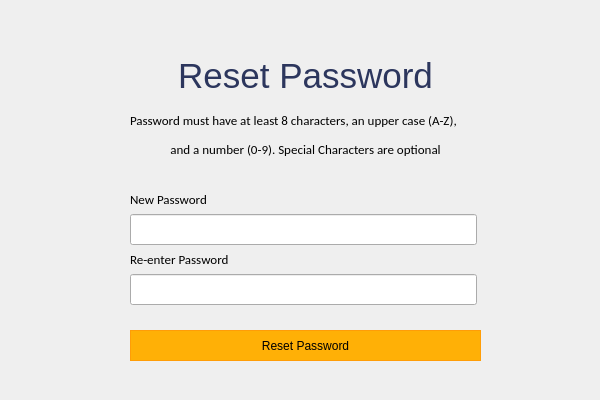
<?xml version="1.0" encoding="UTF-8"?>
<ui version="4.0">
 <class>Dialog</class>
 <widget class="QDialog" name="Dialog">
  <property name="geometry">
   <rect>
    <x>0</x>
    <y>0</y>
    <width>600</width>
    <height>400</height>
   </rect>
  </property>
  <property name="minimumSize">
   <size>
    <width>600</width>
    <height>400</height>
   </size>
  </property>
  <property name="maximumSize">
   <size>
    <width>600</width>
    <height>400</height>
   </size>
  </property>
  <property name="windowTitle">
   <string>AIDS – Reset Password</string>
  </property>
  <property name="windowIcon">
   <iconset>
    <normaloff>../Resources/logo_svg.svg</normaloff>../Resources/logo_svg.svg</iconset>
  </property>
  <widget class="QWidget" name="layoutWidget">
   <property name="geometry">
    <rect>
     <x>130</x>
     <y>164</y>
     <width>353</width>
     <height>141</height>
    </rect>
   </property>
   <layout class="QVBoxLayout" name="verticalLayout_6">
    <item>
     <widget class="QLabel" name="lbl_error">
      <property name="font">
       <font>
        <family>Calibri</family>
        <pointsize>9</pointsize>
       </font>
      </property>
      <property name="styleSheet">
       <string notr="true"/>
      </property>
      <property name="text">
       <string/>
      </property>
      <property name="alignment">
       <set>Qt::AlignCenter</set>
      </property>
     </widget>
    </item>
    <item>
     <layout class="QVBoxLayout" name="verticalLayout_5">
      <item>
       <layout class="QVBoxLayout" name="verticalLayout_3">
        <item>
         <widget class="QLabel" name="lbl_newpass">
          <property name="font">
           <font>
            <family>Calibri</family>
            <pointsize>10</pointsize>
           </font>
          </property>
          <property name="styleSheet">
           <string notr="true"/>
          </property>
          <property name="text">
           <string>New Password</string>
          </property>
         </widget>
        </item>
        <item>
         <widget class="QLineEdit" name="txtNewPass">
          <property name="minimumSize">
           <size>
            <width>347</width>
            <height>31</height>
           </size>
          </property>
          <property name="maximumSize">
           <size>
            <width>347</width>
            <height>31</height>
           </size>
          </property>
          <property name="styleSheet">
           <string notr="true">padding-left:4px;</string>
          </property>
          <property name="echoMode">
           <enum>QLineEdit::Password</enum>
          </property>
         </widget>
        </item>
       </layout>
      </item>
      <item>
       <layout class="QVBoxLayout" name="verticalLayout_4">
        <item>
         <widget class="QLabel" name="lbl_confirmPass">
          <property name="font">
           <font>
            <family>Calibri</family>
            <pointsize>10</pointsize>
           </font>
          </property>
          <property name="styleSheet">
           <string notr="true"/>
          </property>
          <property name="text">
           <string>Re-enter Password</string>
          </property>
         </widget>
        </item>
        <item>
         <widget class="QLineEdit" name="txtConfirmPass">
          <property name="minimumSize">
           <size>
            <width>247</width>
            <height>31</height>
           </size>
          </property>
          <property name="maximumSize">
           <size>
            <width>347</width>
            <height>31</height>
           </size>
          </property>
          <property name="styleSheet">
           <string notr="true">padding-left:4px;</string>
          </property>
          <property name="echoMode">
           <enum>QLineEdit::Password</enum>
          </property>
         </widget>
        </item>
       </layout>
      </item>
     </layout>
    </item>
   </layout>
  </widget>
  <widget class="QWidget" name="layoutWidget_2">
   <property name="geometry">
    <rect>
     <x>130</x>
     <y>50</y>
     <width>351</width>
     <height>111</height>
    </rect>
   </property>
   <layout class="QVBoxLayout" name="verticalLayout_2">
    <item>
     <widget class="QLabel" name="lbl_verification_2">
      <property name="font">
       <font>
        <family>Helvetica</family>
        <pointsize>26</pointsize>
       </font>
      </property>
      <property name="styleSheet">
       <string notr="true"/>
      </property>
      <property name="text">
       <string>&lt;html&gt;&lt;head/&gt;&lt;body&gt;&lt;p&gt;&lt;span style=&quot; color:#2c365d;&quot;&gt;Reset Password&lt;/span&gt;&lt;/p&gt;&lt;/body&gt;&lt;/html&gt;</string>
      </property>
      <property name="alignment">
       <set>Qt::AlignCenter</set>
      </property>
     </widget>
    </item>
    <item>
     <layout class="QVBoxLayout" name="verticalLayout">
      <item>
       <widget class="QLabel" name="label">
        <property name="font">
         <font>
          <family>Calibri</family>
          <pointsize>10</pointsize>
         </font>
        </property>
        <property name="styleSheet">
         <string notr="true"/>
        </property>
        <property name="text">
         <string>Password must have at least 8 characters, an upper case (A-Z),</string>
        </property>
       </widget>
      </item>
      <item>
       <widget class="QLabel" name="label_2">
        <property name="font">
         <font>
          <family>Calibri</family>
          <pointsize>10</pointsize>
         </font>
        </property>
        <property name="styleSheet">
         <string notr="true"/>
        </property>
        <property name="text">
         <string>and a number (0-9). Special Characters are optional</string>
        </property>
        <property name="alignment">
         <set>Qt::AlignCenter</set>
        </property>
       </widget>
      </item>
     </layout>
    </item>
   </layout>
  </widget>
  <widget class="QPushButton" name="btnReset">
   <property name="geometry">
    <rect>
     <x>130</x>
     <y>330</y>
     <width>351</width>
     <height>31</height>
    </rect>
   </property>
   <property name="styleSheet">
    <string notr="true">QPushButton {
background-color: rgb(255, 176, 6);
border: 1.2px solid #ff9d07;
outline: none;}

QPushButton:hover{
background-color: rgb(255, 157, 7);
outline: none;
border: none;
}

QPushButton:pressed{
background-color: rgb(254, 140, 8);
outline: none;
border: none;
}


</string>
   </property>
   <property name="text">
    <string>Reset Password</string>
   </property>
  </widget>
 </widget>
 <resources/>
 <connections/>
</ui>
